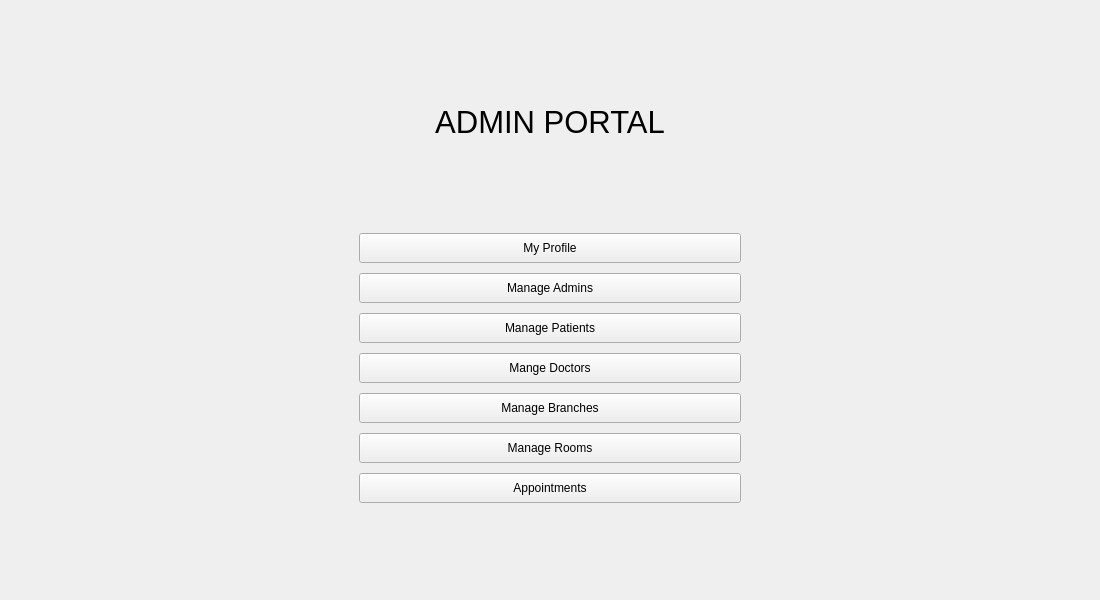
<?xml version="1.0" encoding="UTF-8"?>
<ui version="4.0">
 <class>Frame</class>
 <widget class="QFrame" name="Frame">
  <property name="geometry">
   <rect>
    <x>0</x>
    <y>0</y>
    <width>1100</width>
    <height>600</height>
   </rect>
  </property>
  <property name="minimumSize">
   <size>
    <width>1100</width>
    <height>600</height>
   </size>
  </property>
  <property name="windowTitle">
   <string>Frame</string>
  </property>
  <layout class="QGridLayout" name="gridLayout_4">
   <item row="0" column="0">
    <widget class="QWidget" name="widget" native="true">
     <property name="minimumSize">
      <size>
       <width>0</width>
       <height>30</height>
      </size>
     </property>
     <property name="maximumSize">
      <size>
       <width>400</width>
       <height>650</height>
      </size>
     </property>
     <layout class="QGridLayout" name="gridLayout_3">
      <property name="spacing">
       <number>9</number>
      </property>
      <item row="0" column="0">
       <widget class="QLabel" name="admin_label">
        <property name="sizePolicy">
         <sizepolicy hsizetype="Preferred" vsizetype="Preferred">
          <horstretch>0</horstretch>
          <verstretch>0</verstretch>
         </sizepolicy>
        </property>
        <property name="minimumSize">
         <size>
          <width>0</width>
          <height>30</height>
         </size>
        </property>
        <property name="maximumSize">
         <size>
          <width>16777215</width>
          <height>50</height>
         </size>
        </property>
        <property name="font">
         <font>
          <pointsize>23</pointsize>
         </font>
        </property>
        <property name="styleSheet">
         <string notr="true"/>
        </property>
        <property name="text">
         <string>ADMIN PORTAL</string>
        </property>
        <property name="alignment">
         <set>Qt::AlignmentFlag::AlignCenter</set>
        </property>
       </widget>
      </item>
      <item row="1" column="0">
       <layout class="QVBoxLayout" name="verticalLayout">
        <property name="spacing">
         <number>10</number>
        </property>
        <item>
         <widget class="QPushButton" name="admin_my_profile">
          <property name="minimumSize">
           <size>
            <width>0</width>
            <height>30</height>
           </size>
          </property>
          <property name="text">
           <string>My Profile</string>
          </property>
         </widget>
        </item>
        <item>
         <widget class="QPushButton" name="admin_mange_admins">
          <property name="minimumSize">
           <size>
            <width>0</width>
            <height>30</height>
           </size>
          </property>
          <property name="text">
           <string>Manage Admins</string>
          </property>
         </widget>
        </item>
        <item>
         <widget class="QPushButton" name="admin_manage_patients">
          <property name="enabled">
           <bool>true</bool>
          </property>
          <property name="minimumSize">
           <size>
            <width>0</width>
            <height>30</height>
           </size>
          </property>
          <property name="text">
           <string>Manage Patients</string>
          </property>
          <property name="default">
           <bool>false</bool>
          </property>
         </widget>
        </item>
        <item>
         <widget class="QPushButton" name="admin_manage_doctors">
          <property name="minimumSize">
           <size>
            <width>0</width>
            <height>30</height>
           </size>
          </property>
          <property name="text">
           <string>Mange Doctors</string>
          </property>
         </widget>
        </item>
        <item>
         <widget class="QPushButton" name="admin_manage_branches">
          <property name="minimumSize">
           <size>
            <width>0</width>
            <height>30</height>
           </size>
          </property>
          <property name="text">
           <string>Manage Branches</string>
          </property>
         </widget>
        </item>
        <item>
         <widget class="QPushButton" name="admin_manage_rooms">
          <property name="minimumSize">
           <size>
            <width>0</width>
            <height>30</height>
           </size>
          </property>
          <property name="text">
           <string>Manage Rooms</string>
          </property>
         </widget>
        </item>
        <item>
         <widget class="QPushButton" name="admin_manage_appointments">
          <property name="minimumSize">
           <size>
            <width>0</width>
            <height>30</height>
           </size>
          </property>
          <property name="text">
           <string>Appointments</string>
          </property>
         </widget>
        </item>
       </layout>
      </item>
     </layout>
    </widget>
   </item>
  </layout>
 </widget>
 <resources/>
 <connections/>
</ui>
